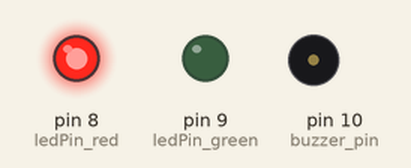
The sketch below on a simulated Arduino Uno, built with avr-gcc and run on an emulated ATmega328P. Shown: output pins drawn as LEDs (lit = HIGH), buzzer (waves = sounding). Pins used as bus, display or sensor lines are not drawn.

Above: at 0.1 s.
At 2.1 s:
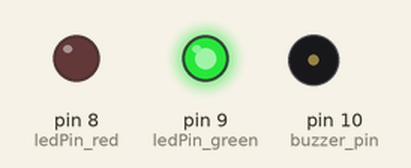
At 10.1 s:
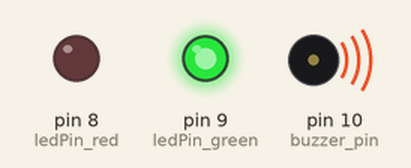
At 17.3 s:
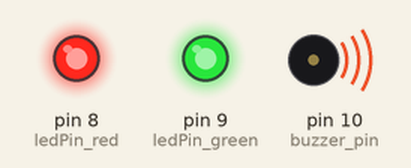
At 36.3 s:
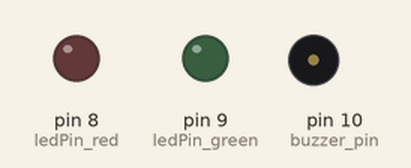
Timing chart, 0 to 40.0 s (numbered marks = the images above):
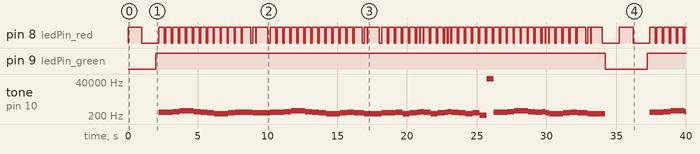

The sketch:

buzzer_song.ino
```cpp
/***********************************************************
File name:   01_blinkingLed.ino
Author: Joshua DeNio
Date: 03/24/2020
Description:  Turns on the red LED and buzzer then the green LED when the buzzer is off.
  it then sings a song

Note: This program uses a pasive buzzer, 2 leds, 220k resistor and a 1k resistor for the buzzor.
  As well as a transistor.
***********************************************************/

#define NTD0 -1                    //bass  1#   2#   3#   4#   5#   6#   7#
#define NTD1 294                   // A    221  248  278  294  330  371  416
#define NTD2 330                   // B    248  278  294  330  371  416  467
#define NTD3 350                   // C    131  147  165  175  196  221  248
#define NTD4 393                   // D    147  165  175  196  221  248  278
#define NTD5 441                   // E    165  175  196  221  248  278  312
#define NTD6 495                   // F    175  196  221  234  262  294  330
#define NTD7 556                   // G    196  221  234  262  294  330  371

#define NTDL1 147                  //Alto  1    2    3    4    5    6    7
#define NTDL2 165                  // A    441  495  556  589  661  742  833
#define NTDL3 175                  // B    495  556  624  661  742  833  935
#define NTDL4 196                  // C    262  294  330  350  393  441  495
#define NTDL5 221                  // D    294  330  350  393  441  495  556
#define NTDL6 248                  // E    330  350  393  441  495  556  624
#define NTDL7 278                  // F    350  393  441  495  556  624  661
                                   // G    393  441  495  556  624  661  742
#define NTDH1 589
#define NTDH2 661                  //high pitch  1#   2#   3#   4#   5#   6#   7#
#define NTDH3 700                  //    A       882  990  1112 1178 1322 1484 1665
#define NTDH4 786                  //    B       990  1112 1178 1322 1484 1665 1869
#define NTDH5 882                  //    C       525  589  661  700  786  882  990
#define NTDH6 990                  //    D       589  661  700  786  882  990  1112
#define NTDH7 112                  //    E       661  700  786  882  990  1112 1248
//c pinlv                          //    F       700  786  882  935  1049 1178 1322
#define WHOLE 1                    //    G       786  882  990  1049 1178 1322 1484
#define HALF 0.5
#define QUARTER 0.25
#define EIGHTH 0.25
#define SIXTEENTH 0.625

int tune[]=      //Music tones
{
  NTD3,NTD3,NTD4,NTD5,
  NTD5,NTD4,NTD3,NTD2,
  NTD1,NTD1,NTD2,NTD3,
  NTD3,NTD2,NTD2,
  NTD3,NTD3,NTD4,NTD5,
  NTD5,NTD4,NTD3,NTD2,
  NTD1,NTD1,NTD2,NTD3,
  NTD2,NTD1,NTD1,
  NTD2,NTD2,NTD3,NTD1,
  NTD2,NTD3,NTD4,NTD3,NTD1,
  NTD2,NTD3,NTD4,NTD3,NTD2,
  NTD1,NTD2,NTDL5,NTD0,
  NTD3,NTD3,NTD4,NTD5,
  NTD5,NTD4,NTD3,NTD4,NTD2,
  NTD1,NTD1,NTD2,NTD3,
  NTD2,NTD1,NTD1
};

float duration[]= //Each musical tone delay time
{
  1,1,1,1,
  1,1,1,1,
  1,1,1,1,
  1+0.5,0.5,1+1,
  1,1,1,1,
  1,1,1,1,
  1,1,1,1,
  1+0.5,0.5,1+1,
  1,1,1,1,
  1,0.5,0.5,1,1,
  1,0.5,0.5,1,1,
  1,1,1,1,
  1,1,1,1,
  1,1,1,0.5,0.5,
  1,1,1,1,
  1+0.5,0.5,1+1,
};

// Set pins
int length;
int ledPin_red = 8;
int ledPin_green = 9;
int buzzer_pin = 10;

// Sing a song
void sing()
{

}

// Code setup
void setup()
{
  // set pins to output
  pinMode(ledPin_red,OUTPUT);
  pinMode(ledPin_green,OUTPUT);
  pinMode(buzzer_pin, OUTPUT);

  //Calculate the total number of musical tones we have
  length=sizeof(tune)/sizeof(tune[0]);
}

// main loop
void loop()
{
  // Turn on red LED
  digitalWrite(ledPin_red,HIGH);
  // Turn on buzzer
  digitalWrite(buzzer_pin, HIGH);
  delay(1000);

  // Turn off the buzzer and red LED
  digitalWrite(buzzer_pin, LOW);
  digitalWrite(ledPin_red,LOW);

  // Wait and flash white LED
  delay(1000);
  digitalWrite(ledPin_green,HIGH);
  delay(200);

  // Sing the song
  for(int i = 0; i < length; i++)
  {
    tone(buzzer_pin,tune[i]);
    digitalWrite(ledPin_red, HIGH);
    delay(400*duration[i]);
    digitalWrite(ledPin_red, LOW);
    delay(100*duration[i]);
    noTone(buzzer_pin);
  }

  digitalWrite(ledPin_green,LOW);
  delay(1000);
}
```

Measured:
- by itself, pin 8 (ledPin_red): LOW → HIGH at 0.00 s, → LOW 1.0 s later, → HIGH 1.2 s later, → LOW 0.40 s later, … (143 changes in this stretch)
- by itself, pin 9 (ledPin_green): LOW → HIGH at 2.0 s, → LOW 32.2 s later, → HIGH 3.0 s later
- by itself, tone on pin 10 (buzzer_pin): plays 350 Hz for 1.0 s, 393 Hz for 0.50 s, 441 Hz for 1.0 s, 393 Hz for 0.50 s, 350 Hz for 0.50 s, 330 Hz for 0.50 s … (54 notes in this stretch)
